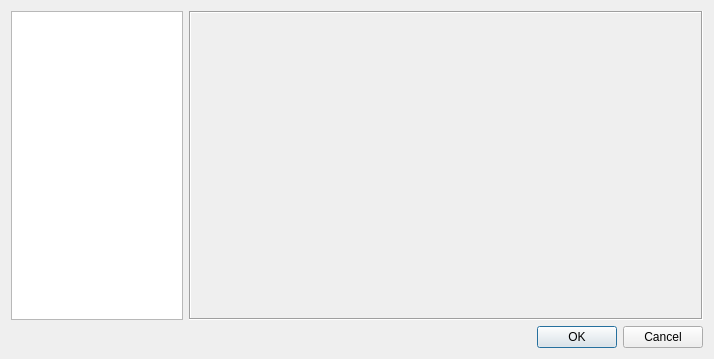
<?xml version="1.0" encoding="UTF-8"?>
<ui version="4.0">
 <class>SN_SettingStackedDialog</class>
 <widget class="QDialog" name="SN_SettingStackedDialog">
  <property name="geometry">
   <rect>
    <x>0</x>
    <y>0</y>
    <width>714</width>
    <height>359</height>
   </rect>
  </property>
  <property name="windowTitle">
   <string>SAGENext Configurations</string>
  </property>
  <layout class="QVBoxLayout" name="verticalLayout">
   <item>
    <layout class="QHBoxLayout" name="horizontalLayout" stretch="1,3">
     <item>
      <widget class="QListWidget" name="listWidget">
       <property name="sizePolicy">
        <sizepolicy hsizetype="Expanding" vsizetype="Expanding">
         <horstretch>0</horstretch>
         <verstretch>0</verstretch>
        </sizepolicy>
       </property>
      </widget>
     </item>
     <item>
      <widget class="QStackedWidget" name="stackedWidget">
       <property name="frameShape">
        <enum>QFrame::Box</enum>
       </property>
       <property name="frameShadow">
        <enum>QFrame::Sunken</enum>
       </property>
       <property name="lineWidth">
        <number>1</number>
       </property>
       <property name="currentIndex">
        <number>-1</number>
       </property>
      </widget>
     </item>
    </layout>
   </item>
   <item>
    <widget class="QDialogButtonBox" name="buttonBox">
     <property name="orientation">
      <enum>Qt::Horizontal</enum>
     </property>
     <property name="standardButtons">
      <set>QDialogButtonBox::Cancel|QDialogButtonBox::Ok</set>
     </property>
    </widget>
   </item>
  </layout>
 </widget>
 <resources/>
 <connections>
  <connection>
   <sender>buttonBox</sender>
   <signal>accepted()</signal>
   <receiver>SettingStackedDialog</receiver>
   <slot>accept()</slot>
   <hints>
    <hint type="sourcelabel">
     <x>248</x>
     <y>254</y>
    </hint>
    <hint type="destinationlabel">
     <x>157</x>
     <y>274</y>
    </hint>
   </hints>
  </connection>
  <connection>
   <sender>buttonBox</sender>
   <signal>rejected()</signal>
   <receiver>SettingStackedDialog</receiver>
   <slot>reject()</slot>
   <hints>
    <hint type="sourcelabel">
     <x>316</x>
     <y>260</y>
    </hint>
    <hint type="destinationlabel">
     <x>286</x>
     <y>274</y>
    </hint>
   </hints>
  </connection>
 </connections>
</ui>
